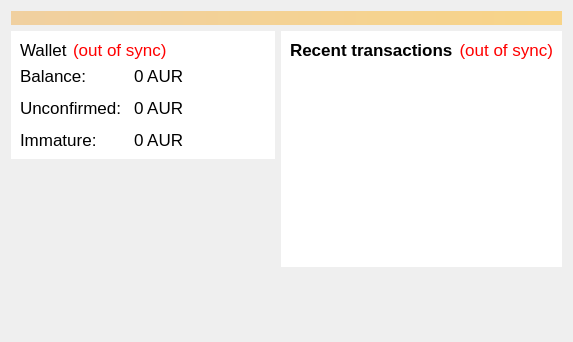
<?xml version="1.0" encoding="UTF-8"?>
<ui version="4.0">
 <class>OverviewPage</class>
 <widget class="QWidget" name="OverviewPage">
  <property name="geometry">
   <rect>
    <x>0</x>
    <y>0</y>
    <width>573</width>
    <height>342</height>
   </rect>
  </property>
  <property name="windowTitle">
   <string>Form</string>
  </property>
  <layout class="QVBoxLayout" name="topLayout">
   <item>
    <widget class="QLabel" name="labelAlerts">
     <property name="visible">
      <bool>false</bool>
     </property>
     <property name="styleSheet">
      <string notr="true">background-color: qlineargradient(x1: 0, y1: 0, x2: 1, y2: 0, stop:0 #F0D0A0, stop:1 #F8D488); color:#000000;</string>
     </property>
     <property name="wordWrap">
      <bool>true</bool>
     </property>
     <property name="margin">
      <number>3</number>
     </property>
    </widget>
   </item>
   <item>
    <layout class="QHBoxLayout" name="horizontalLayout" stretch="1,1">
     <item>
      <layout class="QVBoxLayout" name="verticalLayout_2">
       <item>
        <widget class="QFrame" name="frame">
         <property name="styleSheet">
          <string notr="true">#frame{border:none; background:#ffffff;}</string>
         </property>
         <property name="frameShape">
          <enum>QFrame::StyledPanel</enum>
         </property>
         <property name="frameShadow">
          <enum>QFrame::Raised</enum>
         </property>
         <layout class="QVBoxLayout" name="verticalLayout_4">
          <item>
           <layout class="QHBoxLayout" name="horizontalLayout_4">
            <item>
             <widget class="QLabel" name="label_5">
              <property name="font">
               <font>
                <family>Helvetica</family>
                <pointsize>13</pointsize>
                <weight>50</weight>
                <bold>false</bold>
               </font>
              </property>
              <property name="text">
               <string>Wallet</string>
              </property>
             </widget>
            </item>
            <item>
             <widget class="QLabel" name="labelWalletStatus">
              <property name="font">
               <font>
                <family>Helvetica</family>
                <pointsize>13</pointsize>
                <weight>50</weight>
                <bold>false</bold>
               </font>
              </property>
              <property name="toolTip">
               <string>The displayed information may be out of date. Your wallet automatically synchronizes with the Auroracoin network after a connection is established, but this process has not completed yet.</string>
              </property>
              <property name="styleSheet">
               <string notr="true">QLabel { color: red; }</string>
              </property>
              <property name="text">
               <string notr="true">(out of sync)</string>
              </property>
              <property name="alignment">
               <set>Qt::AlignLeading|Qt::AlignLeft|Qt::AlignVCenter</set>
              </property>
             </widget>
            </item>
            <item>
             <spacer name="horizontalSpacer_2">
              <property name="orientation">
               <enum>Qt::Horizontal</enum>
              </property>
              <property name="sizeHint" stdset="0">
               <size>
                <width>40</width>
                <height>20</height>
               </size>
              </property>
             </spacer>
            </item>
           </layout>
          </item>
          <item>
           <layout class="QFormLayout" name="formLayout_2">
            <property name="fieldGrowthPolicy">
             <enum>QFormLayout::AllNonFixedFieldsGrow</enum>
            </property>
            <property name="horizontalSpacing">
             <number>12</number>
            </property>
            <property name="verticalSpacing">
             <number>12</number>
            </property>
            <item row="0" column="0">
             <widget class="QLabel" name="label">
              <property name="font">
               <font>
                <family>Helvetica</family>
                <pointsize>13</pointsize>
                <weight>50</weight>
                <bold>false</bold>
               </font>
              </property>
              <property name="text">
               <string>Balance:</string>
              </property>
             </widget>
            </item>
            <item row="0" column="1">
             <widget class="QLabel" name="labelBalance">
              <property name="font">
               <font>
                <family>Helvetica</family>
                <pointsize>13</pointsize>
                <weight>50</weight>
                <bold>false</bold>
               </font>
              </property>
              <property name="cursor">
               <cursorShape>IBeamCursor</cursorShape>
              </property>
              <property name="toolTip">
               <string>Your current balance</string>
              </property>
              <property name="text">
               <string notr="true">0 AUR</string>
              </property>
              <property name="textInteractionFlags">
               <set>Qt::LinksAccessibleByMouse|Qt::TextSelectableByKeyboard|Qt::TextSelectableByMouse</set>
              </property>
             </widget>
            </item>
            <item row="1" column="0">
             <widget class="QLabel" name="label_3">
              <property name="font">
               <font>
                <family>Helvetica</family>
                <pointsize>13</pointsize>
                <weight>50</weight>
                <bold>false</bold>
               </font>
              </property>
              <property name="text">
               <string>Unconfirmed:</string>
              </property>
             </widget>
            </item>
            <item row="1" column="1">
             <widget class="QLabel" name="labelUnconfirmed">
              <property name="font">
               <font>
                <family>Helvetica</family>
                <pointsize>13</pointsize>
                <weight>50</weight>
                <bold>false</bold>
               </font>
              </property>
              <property name="cursor">
               <cursorShape>IBeamCursor</cursorShape>
              </property>
              <property name="toolTip">
               <string>Total of transactions that have yet to be confirmed, and do not yet count toward the current balance</string>
              </property>
              <property name="text">
               <string notr="true">0 AUR</string>
              </property>
              <property name="textInteractionFlags">
               <set>Qt::LinksAccessibleByMouse|Qt::TextSelectableByKeyboard|Qt::TextSelectableByMouse</set>
              </property>
             </widget>
            </item>
            <item row="2" column="0">
             <widget class="QLabel" name="labelImmatureText">
              <property name="font">
               <font>
                <family>Helvetica</family>
                <pointsize>13</pointsize>
                <weight>50</weight>
                <bold>false</bold>
               </font>
              </property>
              <property name="text">
               <string>Immature:</string>
              </property>
             </widget>
            </item>
            <item row="2" column="1">
             <widget class="QLabel" name="labelImmature">
              <property name="font">
               <font>
                <family>Helvetica</family>
                <pointsize>13</pointsize>
                <weight>50</weight>
                <bold>false</bold>
               </font>
              </property>
              <property name="toolTip">
               <string>Mined balance that has not yet matured</string>
              </property>
              <property name="text">
               <string notr="true">0 AUR</string>
              </property>
              <property name="textInteractionFlags">
               <set>Qt::LinksAccessibleByMouse|Qt::TextSelectableByKeyboard|Qt::TextSelectableByMouse</set>
              </property>
             </widget>
            </item>
           </layout>
          </item>
         </layout>
        </widget>
       </item>
       <item>
        <spacer name="verticalSpacer">
         <property name="orientation">
          <enum>Qt::Vertical</enum>
         </property>
         <property name="sizeHint" stdset="0">
          <size>
           <width>20</width>
           <height>40</height>
          </size>
         </property>
        </spacer>
       </item>
      </layout>
     </item>
     <item>
      <layout class="QVBoxLayout" name="verticalLayout_3">
       <item>
        <widget class="QFrame" name="frame_2">
         <property name="styleSheet">
          <string notr="true">#frame_2{border:none; background:#ffffff;}</string>
         </property>
         <property name="frameShape">
          <enum>QFrame::StyledPanel</enum>
         </property>
         <property name="frameShadow">
          <enum>QFrame::Raised</enum>
         </property>
         <layout class="QVBoxLayout" name="verticalLayout">
          <item>
           <layout class="QHBoxLayout" name="horizontalLayout_2">
            <item>
             <widget class="QLabel" name="label_4">
              <property name="font">
               <font>
                <family>Helvetica</family>
                <pointsize>13</pointsize>
                <weight>50</weight>
                <bold>false</bold>
               </font>
              </property>
              <property name="text">
               <string>&lt;b&gt;Recent transactions&lt;/b&gt;</string>
              </property>
             </widget>
            </item>
            <item>
             <widget class="QLabel" name="labelTransactionsStatus">
              <property name="font">
               <font>
                <family>Helvetica</family>
                <pointsize>13</pointsize>
                <weight>50</weight>
                <bold>false</bold>
               </font>
              </property>
              <property name="toolTip">
               <string>The displayed information may be out of date. Your wallet automatically synchronizes with the Auroracoin network after a connection is established, but this process has not completed yet.</string>
              </property>
              <property name="styleSheet">
               <string notr="true">QLabel { color: red; }</string>
              </property>
              <property name="text">
               <string notr="true">(out of sync)</string>
              </property>
              <property name="alignment">
               <set>Qt::AlignRight|Qt::AlignTrailing|Qt::AlignVCenter</set>
              </property>
             </widget>
            </item>
            <item>
             <spacer name="horizontalSpacer">
              <property name="orientation">
               <enum>Qt::Horizontal</enum>
              </property>
              <property name="sizeHint" stdset="0">
               <size>
                <width>40</width>
                <height>20</height>
               </size>
              </property>
             </spacer>
            </item>
           </layout>
          </item>
          <item>
           <widget class="QListView" name="listTransactions">
            <property name="font">
             <font>
              <family>Helvetica</family>
              <pointsize>13</pointsize>
              <weight>50</weight>
              <bold>false</bold>
             </font>
            </property>
            <property name="styleSheet">
             <string notr="true">QListView { background: transparent; }</string>
            </property>
            <property name="frameShape">
             <enum>QFrame::NoFrame</enum>
            </property>
            <property name="verticalScrollBarPolicy">
             <enum>Qt::ScrollBarAlwaysOff</enum>
            </property>
            <property name="horizontalScrollBarPolicy">
             <enum>Qt::ScrollBarAlwaysOff</enum>
            </property>
            <property name="selectionMode">
             <enum>QAbstractItemView::NoSelection</enum>
            </property>
           </widget>
          </item>
         </layout>
        </widget>
       </item>
       <item>
        <spacer name="verticalSpacer_2">
         <property name="orientation">
          <enum>Qt::Vertical</enum>
         </property>
         <property name="sizeHint" stdset="0">
          <size>
           <width>20</width>
           <height>40</height>
          </size>
         </property>
        </spacer>
       </item>
      </layout>
     </item>
    </layout>
   </item>
  </layout>
 </widget>
 <resources/>
 <connections/>
</ui>
